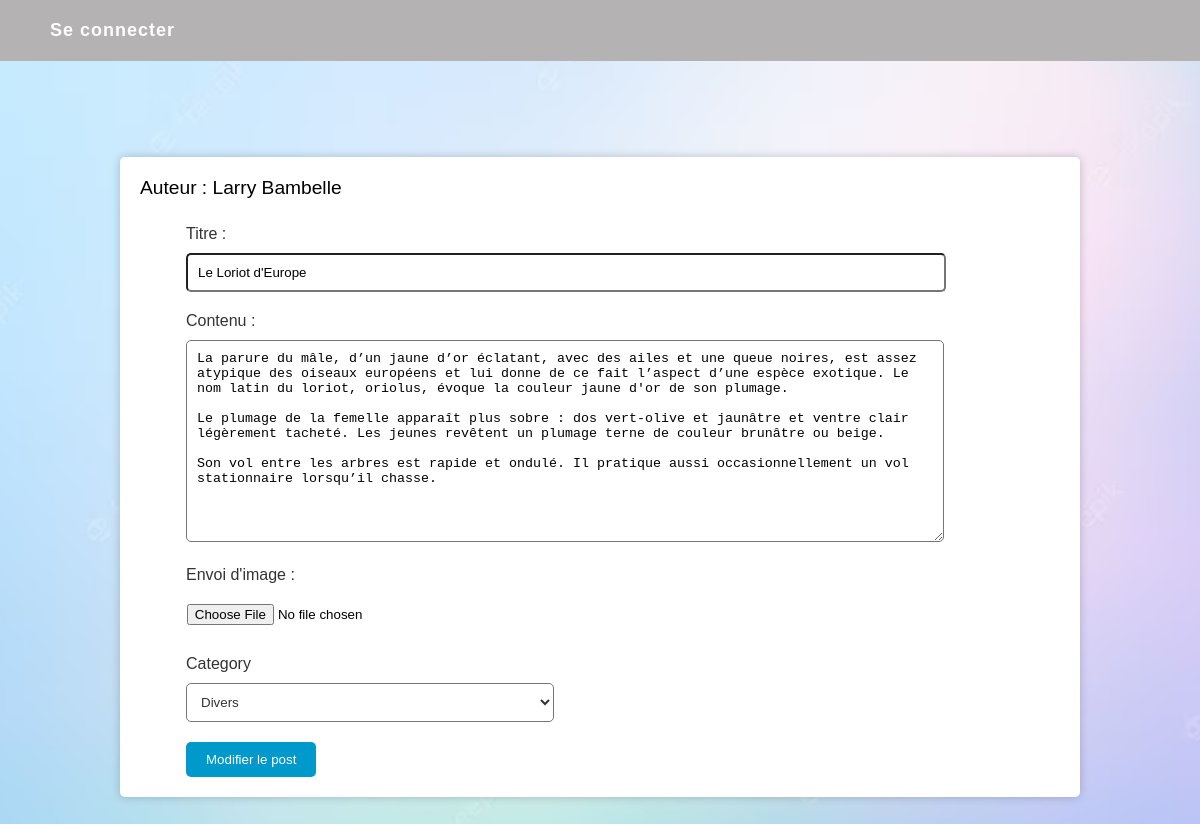
Screenshot of /ProjetBlog/FRONT/modifier.php?id=82 with the database file from the repository.
### tables this page shows
CREATE TABLE `author` (
  `Id` tinyint(3) UNSIGNED NOT NULL,
  `FirstName` varchar(50) NOT NULL,
  `LastName` varchar(50) NOT NULL,
  `username` varchar(30) NOT NULL,
  `password` varchar(255) NOT NULL
);

CREATE TABLE `post` (
  `Id` smallint(5) UNSIGNED NOT NULL,
  `Title` varchar(100) NOT NULL,
  `Contents` text NOT NULL,
  `CreationTimestamp` datetime NOT NULL,
  `Author_Id` tinyint(3) UNSIGNED DEFAULT NULL,
  `Category_Id` tinyint(3) UNSIGNED DEFAULT NULL,
  `Modifié` int(11) NOT NULL,
  `image_name` text
);

### projetblog/FRONT/modifier.php (the view, shortened to what this page needs)
<?php
require('..\BACK\connexion.php');
?>
<!DOCTYPE html>
<html lang="en">
<head>
    <link rel="stylesheet" href="CSS\style.css">
</head>
<header>
<ul class="nav">
    <?php
        if($_SESSION != null){
          echo '<li><a href="http://localhost/projetblog/FRONT/acceuil.php">Accueil</a></li>
          <li><a href="../BACK/logout.php">Déconnexion</a></li>';
        }else{
          echo '<li> <a href="login.php">Se connecter</a>';
        }
    ?>
</header>
<body>
<?php
    if(isset($_GET['id'])){
        $post_id = intval($_GET['id']);
    }?>
<?php
$sql = "SELECT * FROM post WHERE Id = $post_id";
$result = $conn->query($sql);
if ($result->num_rows > 0) {
    $row = $result->fetch_assoc();
    $sqlId = "SELECT * FROM author WHERE Id = '{$row['Author_Id']}'";
    $resultId = $conn->query($sqlId);
    if ($resultId->num_rows > 0) {
        $rowId = $resultId->fetch_assoc();
        echo '<div class="modifierPost">';
        echo '<form method="POST" action="../BACK/modifierPost.php?id=' . $post_id . '" enctype="multipart/form-data">';
        echo '<h4>Auteur : ' . $rowId['FirstName'] . ' ' . $rowId['LastName'] . '</h4>';
        echo '<label for="titre">Titre :</label>';
        echo '<input type="text" name="titre" id="titre" value="' . $row['Title'] . '" required>';
        echo '<br>';
        echo '<label for="contenu">Contenu :</label>';
        echo '<textarea name="contenu" id="contenu" rows="12" required>' . $row['Contents'] . '</textarea>';
        echo '<br>';
        ?>
        <label for="image">Envoi d'image : </label>
        <input type="file" name="image" id="image">
        <label for="contenu">Category</label>
        <select name="category" id="category">
        <?php
            $sql = "SELECT * FROM category";
            $result = $conn->query($sql);
            if($result->num_rows > 0){
                while($row = $result->fetch_assoc()){
                    echo '<option value='. $row['Id']. '>'.$row['Name'].'</option>';
                };
            }
        ?>
        </select>
        <br>
        <?php
        echo '<button type="submit">Modifier le post</button>';
        echo '</form>';
        echo '</div>';
    } else {
        echo "L'auteur du post n'existe pas.";
    }
} else {
    echo "Le post n'existe pas.";
}
?>
</body>
</html>

### projetblog/FRONT/CSS/style.css (style rules this page uses)
body { font-family: Arial, sans-serif; margin: 0; background-image: url("cool.avif"); background-repeat: no-repeat; background-position: center center; background-size: cover; }
header { background-color: #b4b2b2; color: white; padding: 20px; display: flex; justify-content: space-between; align-items: center; max-width: 100%; margin: 0 auto; }
.nav { display: flex; flex-direction: row; margin: 0; padding: 0; list-style: none; }
.nav li { margin-left: 20px; }
.nav a { color: #fff; text-decoration: none; font-weight: bold; letter-spacing: 1px; font-size: 18px; padding: 10px; border-radius: 5px; transition: background-color 0.3s ease; }
li > a { text-decoration:none; list-style-type: none; }
.modifierPost { width: 80%; margin: 8% auto; }
.modifierPost form { background-color: #fff; padding: 20px; border-radius: 5px; box-shadow: 0 0 10px rgba(0, 0, 0, 0.2); }
.modifierPost h4 { margin-top: 0; font-size: 1.2rem; font-weight: normal; }
.modifierPost label { display: block; margin-bottom: 10px; color: #333; margin-left: 5%; }
.modifierPost input[type=text], .modifierPost textarea { width:80%; margin: auto; padding: 10px; margin-bottom: 20px; margin-left: 5%; border-radius: 5px; }
.modifierPost #image { width:80%; margin: auto; padding: 10px; margin-bottom: 20px; margin-left: 4%; border-radius: 5px; }
.modifierPost select { width: 40%; margin: auto; margin-left: 5%; padding: 10px; margin-bottom: 20px; border-radius: 5px; color: #333; background-color: #fff; }
.modifierPost button[type=submit] { background-color: #0099cc; margin-left: 5%; color: #fff; padding: 10px 20px; border: none; border-radius: 5px; cursor: pointer; transition: background-color 0.3s ease; }

### rows the page displays
author: FirstName "Larry", LastName "Bambelle"
post: titre "Le Loriot d'Europe", contenu "La parure du mâle, d’un jaune d’or éclatant, avec des ailes et une queue noires, est assez atypique des oiseaux européens et lui donne de ce fait l’aspect d’une espèce exotique. Le nom latin du loriot, oriolus, évoque la couleur jaune d'or de son plumage. Le plumage de la femelle apparaît plus sobre : dos vert-olive et jaunâtre et ventre clair légèrement tacheté. Les jeunes revêtent un plumage terne de couleur brunâtre ou beige. Son vol entre les arbres est rapide et ondulé. Il pratique aussi occasionnellement un vol stationnaire lorsqu’il chasse."

### other values shown
form field category "Divers"
